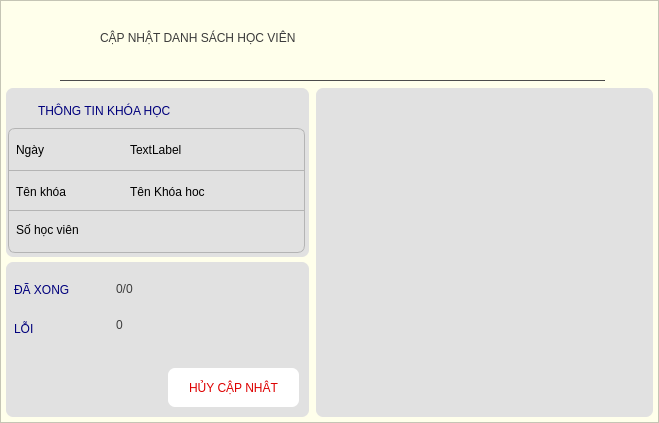
<?xml version="1.0" encoding="UTF-8"?>
<ui version="4.0">
 <class>FrameContainUpdateScreen</class>
 <widget class="QFrame" name="FrameContainUpdateScreen">
  <property name="geometry">
   <rect>
    <x>0</x>
    <y>0</y>
    <width>659</width>
    <height>423</height>
   </rect>
  </property>
  <property name="windowTitle">
   <string>Frame</string>
  </property>
  <property name="styleSheet">
   <string notr="true">background-color: rgb(255, 255, 235);</string>
  </property>
  <property name="frameShape">
   <enum>QFrame::StyledPanel</enum>
  </property>
  <property name="frameShadow">
   <enum>QFrame::Raised</enum>
  </property>
  <widget class="Line" name="line">
   <property name="geometry">
    <rect>
     <x>60</x>
     <y>80</y>
     <width>545</width>
     <height>1</height>
    </rect>
   </property>
   <property name="styleSheet">
    <string notr="true">background-color: rgb(65, 65, 65);</string>
   </property>
   <property name="orientation">
    <enum>Qt::Horizontal</enum>
   </property>
  </widget>
  <widget class="QLabel" name="label">
   <property name="geometry">
    <rect>
     <x>8</x>
     <y>4</y>
     <width>85</width>
     <height>75</height>
    </rect>
   </property>
   <property name="text">
    <string/>
   </property>
   <property name="pixmap">
    <pixmap>../../icon/iconStudentUpdate.png</pixmap>
   </property>
  </widget>
  <widget class="QLabel" name="label_2">
   <property name="geometry">
    <rect>
     <x>100</x>
     <y>12</y>
     <width>549</width>
     <height>51</height>
    </rect>
   </property>
   <property name="styleSheet">
    <string notr="true">color: rgb(59, 59, 59);
font: 75 bold 20pt &quot;Ubuntu&quot;;</string>
   </property>
   <property name="text">
    <string>CẬP NHẬT DANH SÁCH HỌC VIÊN</string>
   </property>
  </widget>
  <widget class="QFrame" name="frame_containCourseInfo">
   <property name="geometry">
    <rect>
     <x>6</x>
     <y>88</y>
     <width>303</width>
     <height>169</height>
    </rect>
   </property>
   <property name="styleSheet">
    <string notr="true">background-color: rgb(225, 225, 225);
border-style:solid;
border-radius:7px</string>
   </property>
   <property name="frameShape">
    <enum>QFrame::StyledPanel</enum>
   </property>
   <property name="frameShadow">
    <enum>QFrame::Raised</enum>
   </property>
   <widget class="QLabel" name="label_3">
    <property name="geometry">
     <rect>
      <x>32</x>
      <y>6</y>
      <width>251</width>
      <height>33</height>
     </rect>
    </property>
    <property name="styleSheet">
     <string notr="true">color: rgb(0, 0, 124);</string>
    </property>
    <property name="text">
     <string>THÔNG TIN KHÓA HỌC</string>
    </property>
   </widget>
   <widget class="QFrame" name="frame_3">
    <property name="geometry">
     <rect>
      <x>2</x>
      <y>40</y>
      <width>297</width>
      <height>125</height>
     </rect>
    </property>
    <property name="styleSheet">
     <string notr="true">border-width:1px;
border-color:rgb(180, 180, 180)</string>
    </property>
    <property name="frameShape">
     <enum>QFrame::StyledPanel</enum>
    </property>
    <property name="frameShadow">
     <enum>QFrame::Raised</enum>
    </property>
    <widget class="Line" name="line_2">
     <property name="geometry">
      <rect>
       <x>0</x>
       <y>42</y>
       <width>297</width>
       <height>1</height>
      </rect>
     </property>
     <property name="styleSheet">
      <string notr="true">border-style:solid;
border-width:0px;
background-color: rgb(180, 180, 180)</string>
     </property>
     <property name="orientation">
      <enum>Qt::Horizontal</enum>
     </property>
    </widget>
    <widget class="Line" name="line_3">
     <property name="geometry">
      <rect>
       <x>0</x>
       <y>82</y>
       <width>297</width>
       <height>1</height>
      </rect>
     </property>
     <property name="styleSheet">
      <string notr="true">border-style:solid;
border-width:0px;
background-color: rgb(180, 180, 180)</string>
     </property>
     <property name="orientation">
      <enum>Qt::Horizontal</enum>
     </property>
    </widget>
    <widget class="QLabel" name="label_4">
     <property name="geometry">
      <rect>
       <x>8</x>
       <y>6</y>
       <width>65</width>
       <height>31</height>
      </rect>
     </property>
     <property name="styleSheet">
      <string notr="true">border-style:solid;
border-width:0px</string>
     </property>
     <property name="text">
      <string>Ngày</string>
     </property>
    </widget>
    <widget class="QLabel" name="label_forShowDataTime">
     <property name="geometry">
      <rect>
       <x>122</x>
       <y>6</y>
       <width>163</width>
       <height>31</height>
      </rect>
     </property>
     <property name="styleSheet">
      <string notr="true">border-style:solid;
border-width:0px</string>
     </property>
     <property name="text">
      <string>TextLabel</string>
     </property>
    </widget>
    <widget class="QLabel" name="label_7">
     <property name="geometry">
      <rect>
       <x>8</x>
       <y>86</y>
       <width>101</width>
       <height>31</height>
      </rect>
     </property>
     <property name="styleSheet">
      <string notr="true">border-style:solid;
border-width:0px</string>
     </property>
     <property name="text">
      <string>Số học viên</string>
     </property>
    </widget>
    <widget class="QLabel" name="label_forShowNumberStudent">
     <property name="geometry">
      <rect>
       <x>122</x>
       <y>86</y>
       <width>163</width>
       <height>31</height>
      </rect>
     </property>
     <property name="styleSheet">
      <string notr="true">border-style:solid;
border-width:0px</string>
     </property>
     <property name="text">
      <string/>
     </property>
    </widget>
    <widget class="QLabel" name="label_forShowCourseName">
     <property name="geometry">
      <rect>
       <x>122</x>
       <y>48</y>
       <width>163</width>
       <height>31</height>
      </rect>
     </property>
     <property name="styleSheet">
      <string notr="true">border-style:solid;
border-width:0px</string>
     </property>
     <property name="text">
      <string>Tên Khóa hoc</string>
     </property>
    </widget>
    <widget class="QLabel" name="label_9">
     <property name="geometry">
      <rect>
       <x>8</x>
       <y>48</y>
       <width>93</width>
       <height>31</height>
      </rect>
     </property>
     <property name="styleSheet">
      <string notr="true">border-style:solid;
border-width:0px</string>
     </property>
     <property name="text">
      <string>Tên khóa</string>
     </property>
    </widget>
   </widget>
  </widget>
  <widget class="QFrame" name="frame_2">
   <property name="geometry">
    <rect>
     <x>6</x>
     <y>262</y>
     <width>303</width>
     <height>155</height>
    </rect>
   </property>
   <property name="styleSheet">
    <string notr="true">background-color: rgb(225, 225, 225);
border-style:solid;
border-radius:7px</string>
   </property>
   <property name="frameShape">
    <enum>QFrame::StyledPanel</enum>
   </property>
   <property name="frameShadow">
    <enum>QFrame::Raised</enum>
   </property>
   <widget class="QLabel" name="label_10">
    <property name="geometry">
     <rect>
      <x>8</x>
      <y>8</y>
      <width>93</width>
      <height>39</height>
     </rect>
    </property>
    <property name="styleSheet">
     <string notr="true">color: rgb(0, 0, 124);</string>
    </property>
    <property name="text">
     <string>ĐÃ XONG</string>
    </property>
   </widget>
   <widget class="QLabel" name="label_forShowNumberUpdated">
    <property name="geometry">
     <rect>
      <x>110</x>
      <y>6</y>
      <width>187</width>
      <height>41</height>
     </rect>
    </property>
    <property name="styleSheet">
     <string notr="true">color: rgb(61, 61, 61);
font: 57 bold 14pt &quot;Ubuntu&quot;;</string>
    </property>
    <property name="text">
     <string>0/0</string>
    </property>
   </widget>
   <widget class="QPushButton" name="pushButton_cancerUpdate">
    <property name="geometry">
     <rect>
      <x>162</x>
      <y>106</y>
      <width>131</width>
      <height>39</height>
     </rect>
    </property>
    <property name="styleSheet">
     <string notr="true">background-color: rgb(255, 255, 255);
color: rgb(221, 0, 0);</string>
    </property>
    <property name="text">
     <string>HỦY CẬP NHÂT</string>
    </property>
   </widget>
   <widget class="QLabel" name="label_12">
    <property name="geometry">
     <rect>
      <x>8</x>
      <y>48</y>
      <width>93</width>
      <height>37</height>
     </rect>
    </property>
    <property name="styleSheet">
     <string notr="true">color: rgb(0, 0, 124);</string>
    </property>
    <property name="text">
     <string>LỖI</string>
    </property>
   </widget>
   <widget class="QLabel" name="label_forShowNumberError">
    <property name="geometry">
     <rect>
      <x>110</x>
      <y>42</y>
      <width>185</width>
      <height>41</height>
     </rect>
    </property>
    <property name="styleSheet">
     <string notr="true">color: rgb(61, 61, 61);
font: 57 bold 14pt &quot;Ubuntu&quot;;</string>
    </property>
    <property name="text">
     <string>0</string>
    </property>
   </widget>
  </widget>
  <widget class="QFrame" name="frame_4">
   <property name="geometry">
    <rect>
     <x>316</x>
     <y>88</y>
     <width>337</width>
     <height>329</height>
    </rect>
   </property>
   <property name="styleSheet">
    <string notr="true">background-color: rgb(225, 225, 225);
border-style:solid;
border-radius:7px</string>
   </property>
   <property name="frameShape">
    <enum>QFrame::StyledPanel</enum>
   </property>
   <property name="frameShadow">
    <enum>QFrame::Raised</enum>
   </property>
  </widget>
 </widget>
 <resources/>
 <connections/>
</ui>
